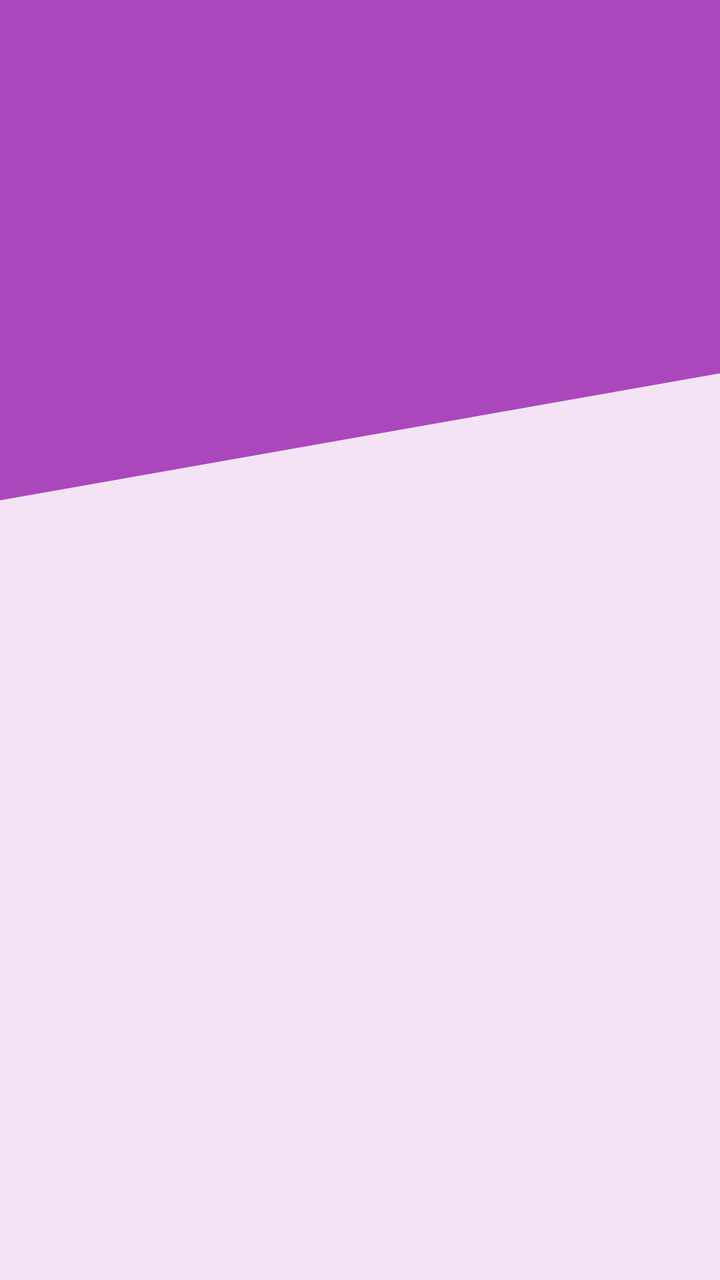
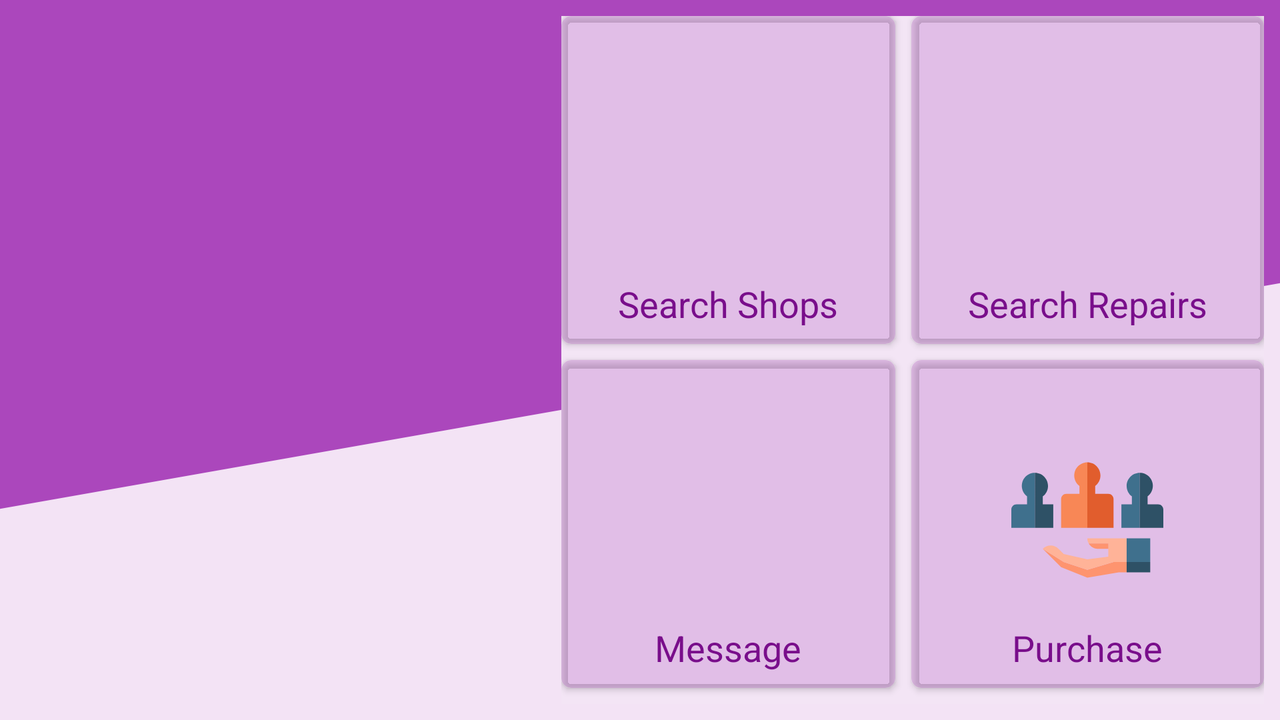

The same Android screen from two of the app's own layout files: first res/layout/ as a phone draws it, then the repository's variant for another configuration, drawn on a device whose configuration selects that folder. Both files follow.
<!-- AndroidManifest.xml: application theme AppTheme -->
<!-- res/layout/content_home.xml -->
<?xml version="1.0" encoding="utf-8"?>
<android.support.design.widget.CoordinatorLayout xmlns:android="http://schemas.android.com/apk/res/android"
    xmlns:app="http://schemas.android.com/apk/res-auto"
    xmlns:tools="http://schemas.android.com/tools"
    android:layout_width="match_parent"
    android:layout_height="match_parent"
    android:orientation="vertical"
    android:id="@+id/contenr_home_root_view"
    tools:context=".Activities.HomeActivity"
    app:layout_behavior="@string/appbar_scrolling_view_behavior"
    android:fitsSystemWindows="true"
    android:background="@drawable/app_background"
    tools:showIn="@layout/app_bar_home">

    <android.support.v4.widget.NestedScrollView
        android:layout_width="match_parent"
        app:layout_behavior="@string/appbar_scrolling_view_behavior"
        android:fitsSystemWindows="true"
        android:layout_height="match_parent">
        <LinearLayout
            android:layout_width="match_parent"
            android:layout_height="match_parent"
            android:orientation="vertical" >

            <RelativeLayout
                android:layout_width="match_parent"
                android:layout_height="wrap_content">

                <android.support.v4.view.ViewPager
                    android:id="@+id/sliding_image_view_pager"
                    android:layout_width="match_parent"
                    android:layout_height="240dp"
                    android:layout_marginEnd="8dp"
                    android:layout_marginLeft="8dp"
                    android:layout_marginRight="8dp"
                    android:layout_marginStart="8dp"
                    android:layout_marginTop="8dp"
                    android:minHeight="250dp">

                </android.support.v4.view.ViewPager>

                <me.relex.circleindicator.CircleIndicator
                    android:id="@+id/sliding_indicator"
                    android:layout_width="wrap_content"
                    android:layout_height="wrap_content"
                    android:layout_alignParentRight="true"
                    android:layout_marginLeft="9dp"
                    android:layout_marginStart="9dp"
                    android:layout_toEndOf="@id/sliding_image_view_pager"
                    android:layout_toRightOf="@id/sliding_image_view_pager"
                    android:padding="10dp" />

            </RelativeLayout>
            
            
            
            

            

            <GridLayout
                android:layout_width="match_parent"
                android:layout_height="300dp"
                android:layout_margin="8dp"
                android:background="#f3e5f5"
                android:columnCount="2"
                android:rowCount="2">

                <android.support.v7.widget.CardView android:layout_rowWeight="1"
                    android:layout_columnWeight="1"
                    android:id="@+id/home_find_phone_shop"
                    style="@style/HomeGridRowTop">

                    <ImageView
                        style="@style/HomeActivityIcons"
                        android:src="@drawable/ic_store" />

                    <TextView
                        android:layout_width="wrap_content"
                        android:layout_height="wrap_content"
                        style="@style/HomeCardViewTextStyle"
                        android:layout_gravity="bottom|center"
                        android:text="@string/button_search_shops"
                        android:padding="8dp"/>

                </android.support.v7.widget.CardView>

                <android.support.v7.widget.CardView
                    style="@style/HomeGridRowTop"
                    android:id="@+id/home_find_repair_shop"
                    android:layout_marginLeft="8dp"
                    android:layout_marginStart="8dp"
                    android:layout_rowWeight="1"
                    android:layout_columnWeight="1">
                    <ImageView
                        style="@style/HomeActivityIcons"
                        android:src="@drawable/ic_tools_icon" />

                    <TextView
                        style="@style/HomeCardViewTextStyle"
                        android:layout_width="wrap_content"
                        android:layout_height="wrap_content"
                        android:layout_gravity="bottom|center"
                        android:padding="8dp"
                        android:text="@string/button_search_repairs"/>
                </android.support.v7.widget.CardView>

                <android.support.v7.widget.CardView
                    style="@style/HomeGridRowBottom"
                    android:id="@+id/home_message_card_view"
                    android:layout_rowWeight="1"
                    android:layout_columnWeight="1">
                    <ImageView
                        style="@style/HomeActivityIcons"
                        android:src="@drawable/ic_message_icon"/>

                    <TextView
                        style="@style/HomeCardViewTextStyle"
                        android:layout_width="wrap_content"
                        android:padding="8dp"
                        android:layout_height="wrap_content"
                        android:layout_gravity="bottom|center"
                        android:text="@string/button_message"/>
                </android.support.v7.widget.CardView>

                <android.support.v7.widget.CardView
                    style="@style/HomeGridRowBottom"
                    android:layout_marginLeft="8dp"
                    android:layout_marginStart="8dp"
                    android:layout_rowWeight="1"
                    android:id="@+id/customers"
                    android:layout_columnWeight="1">

                    <ImageView
                        style="@style/HomeActivityIcons"
                        android:src="@drawable/ic_customer" />
                    <TextView
                        style="@style/HomeCardViewTextStyle"
                        android:layout_width="wrap_content"
                        android:layout_height="wrap_content"
                        android:layout_gravity="bottom|center"
                        android:padding="8dp"
                        android:text="@string/button_purchase"/>
                    </android.support.v7.widget.CardView>

            </GridLayout>

        </LinearLayout>
    </android.support.v4.widget.NestedScrollView>
</android.support.design.widget.CoordinatorLayout>
<!-- res/layout/app_bar_home.xml (included above) -->
<?xml version="1.0" encoding="utf-8"?>
<android.support.design.widget.CoordinatorLayout xmlns:android="http://schemas.android.com/apk/res/android"
    xmlns:app="http://schemas.android.com/apk/res-auto"
    xmlns:tools="http://schemas.android.com/tools"
    android:layout_width="match_parent"
    android:layout_height="match_parent"
    tools:context=".Activities.HomeActivity">

    <android.support.design.widget.AppBarLayout
        android:layout_width="match_parent"
        android:layout_height="wrap_content"
        app:layout_behavior="@string/appbar_scrolling_view_behavior"
        android:fitsSystemWindows="true"
        android:theme="@style/AppTheme.AppBarOverlay">

        <android.support.v7.widget.Toolbar
            android:id="@+id/toolbar"
            android:layout_width="match_parent"
            android:layout_height="?android:attr/actionBarSize"
            android:background="@color/colorPrimary"
            app:popupTheme="@style/AppTheme.PopupOverlay"
            android:fitsSystemWindows="true" />

    </android.support.design.widget.AppBarLayout>

    <include layout="@layout/content_home"
        android:background="@drawable/app_background" />

    <android.support.design.widget.FloatingActionButton
        android:id="@+id/fab"
        android:layout_width="wrap_content"
        android:layout_height="wrap_content"
        android:layout_gravity="bottom|end"
        app:fabSize="normal"
        android:visibility="gone"
        android:layout_margin="@dimen/fab_margin"
        app:srcCompat="@drawable/ic_search_icon" />

</android.support.design.widget.CoordinatorLayout>
<!-- resources referenced by this layout -->
<resources>
  <color name="colorPrimary">#ab47bc</color>
  <dimen name="fab_margin">16dp</dimen>
  <!-- drawable app_background (drawable) -->
  <?xml version="1.0" encoding="utf-8"?>
  <layer-list xmlns:android="http://schemas.android.com/apk/res/android">
      <item android:drawable="@color/colorPrimary" />
  
      <item android:top="@dimen/app_background_upper_slash_height"
          android:bottom="@dimen/negative_app_background_upper_slash_height"
          android:left="0dp"
          android:right="@dimen/negative_app_background_upper_slash_height">
          <rotate
              android:fromDegrees="-10"
              android:pivotX="0%"
              android:pivotY="100%">
              <shape
                  android:shape="rectangle">
                  <solid android:color="@color/colorAppBottomColor" />
              </shape>
          </rotate>
      </item>
  </layer-list>
  <!-- drawable ic_customer: vector/xml drawable (drawable, 2202 chars, omitted) -->
  <!-- drawable ic_search_icon (drawable) -->
  <vector xmlns:android="http://schemas.android.com/apk/res/android"
          android:width="24dp"
          android:height="24dp"
          android:viewportWidth="24.0"
          android:viewportHeight="24.0">
      <path
          android:fillColor="#FFffff00"
          android:pathData="M15.5,14h-0.79l-0.28,-0.27C15.41,12.59 16,11.11 16,9.5 16,5.91 13.09,3 9.5,3S3,5.91 3,9.5 5.91,16 9.5,16c1.61,0 3.09,-0.59 4.23,-1.57l0.27,0.28v0.79l5,4.99L20.49,19l-4.99,-5zM9.5,14C7.01,14 5,11.99 5,9.5S7.01,5 9.5,5 14,7.01 14,9.5 11.99,14 9.5,14z"/>
  </vector>
  <string name="button_message">Message</string>
  <string name="button_purchase">Purchase</string>
  <string name="button_search_repairs">Search Repairs</string>
  <string name="button_search_shops">Search Shops</string>
  <style name="AppTheme.AppBarOverlay" parent=" ThemeOverlay.AppCompat.Dark.ActionBar" />
  <style name="AppTheme.PopupOverlay" parent="ThemeOverlay.AppCompat.Light" />
  <style name="HomeActivityIcons">
          <item name="android:layout_width">80dp</item>
          <item name="android:layout_height">80dp</item>
          <item name="android:paddingBottom">4dp</item>
          <item name="android:layout_gravity">center</item>
      </style>
  <style name="HomeCardViewTextStyle">
          <item name="android:textColor">@color/colorPrimaryDark</item>
          <item name="android:textSize">18sp</item>
      </style>
  <style name="HomeGridRowBottom" parent="HomeGridRowTop">
      </style>
  <style name="HomeGridRowTop" parent="CardView">
          <item name="cardBackgroundColor">@color/colorPrimaryTrans</item>
          <item name="cardCornerRadius">5dp</item>
          <item name="android:textColor">@color/colorAccent2</item>
          <item name="android:layout_marginBottom">8dp</item>
      </style>
  <style name="AppTheme" parent="Theme.AppCompat.Light.DarkActionBar">
          
          <item name="colorPrimary">@color/colorPrimary</item>
          <item name="colorPrimaryDark">@color/colorPrimaryDark</item>
          <item name="colorAccent">@color/colorAccent</item>
          <item name="windowActionModeOverlay">true</item>
          
          <item name="actionModeBackground">@color/colorAccent</item>
      </style>
  <dimen name="app_background_upper_slash_height">260dp</dimen>
  <dimen name="negative_app_background_upper_slash_height">-260dp</dimen>
  <color name="colorAppBottomColor">#f3e3f5</color>
  <color name="colorPrimaryDark">#790e8b</color>
  <color name="colorPrimaryTrans">#40ab47bc</color>
  <color name="colorAccent2">#ffff00</color>
  <color name="colorAccent">#ff4081</color>
</resources>
<!-- res/layout-land/content_home.xml (the repository's variant of the layout above) -->
<!-- drawn on the phone turned sideways -->
<?xml version="1.0" encoding="utf-8"?>
<android.support.design.widget.CoordinatorLayout xmlns:android="http://schemas.android.com/apk/res/android"
    xmlns:app="http://schemas.android.com/apk/res-auto"
    xmlns:tools="http://schemas.android.com/tools"
    android:id="@+id/contenr_home_root_view"
    android:layout_width="match_parent"
    android:layout_height="match_parent"
    android:background="@drawable/app_background"
    android:fitsSystemWindows="true"
    app:layout_behavior="@string/appbar_scrolling_view_behavior"
    tools:context=".Activities.HomeActivity"
    tools:showIn="@layout/app_bar_home">

    <FrameLayout
        android:layout_width="match_parent"
        android:layout_height="match_parent"
        android:fitsSystemWindows="true"
        app:layout_behavior="@string/appbar_scrolling_view_behavior">

        <LinearLayout
            android:layout_width="match_parent"
            android:layout_height="match_parent"
            android:orientation="horizontal">

            <RelativeLayout
                android:layout_width="0dp"
                android:layout_height="match_parent"
                android:layout_weight="0.8">

                <android.support.v4.view.ViewPager
                    android:id="@+id/sliding_image_view_pager"
                    android:layout_width="match_parent"
                    android:layout_height="match_parent"
                    android:layout_marginStart="8dp"
                    android:layout_marginBottom="8dp"
                    android:layout_marginTop="8dp">

                </android.support.v4.view.ViewPager>

                <me.relex.circleindicator.CircleIndicator
                    android:id="@+id/sliding_indicator"
                    android:layout_width="wrap_content"
                    android:layout_height="wrap_content"
                    android:visibility="gone"
                    android:layout_alignParentRight="true"
                    android:layout_marginLeft="9dp"
                    android:layout_marginStart="9dp"
                    android:layout_toEndOf="@id/sliding_image_view_pager"
                    android:layout_toRightOf="@id/sliding_image_view_pager"
                    android:padding="10dp" />

            </RelativeLayout>
            
            
            
            

            

            <GridLayout
                android:layout_width="0dp"
                android:layout_height="match_parent"
                android:layout_marginBottom="8dp"
                android:layout_marginEnd="8dp"
                android:layout_marginTop="8dp"
                android:layout_weight="1"
                android:background="#f3e5f5"
                android:columnCount="2"
                android:rowCount="2">

                <android.support.v7.widget.CardView
                    android:id="@+id/home_find_phone_shop"
                    style="@style/HomeGridRowTop"
                    android:layout_columnWeight="1"
                    android:layout_rowWeight="1">

                    <ImageView
                        style="@style/HomeActivityIcons"
                        android:src="@drawable/ic_store" />

                    <TextView
                        style="@style/HomeCardViewTextStyle"
                        android:layout_width="wrap_content"
                        android:layout_height="wrap_content"
                        android:layout_gravity="bottom|center"
                        android:padding="8dp"
                        android:text="@string/button_search_shops" />

                </android.support.v7.widget.CardView>

                <android.support.v7.widget.CardView
                    android:id="@+id/home_find_repair_shop"
                    style="@style/HomeGridRowTop"
                    android:layout_columnWeight="1"
                    android:layout_marginLeft="8dp"
                    android:layout_marginStart="8dp"
                    android:layout_rowWeight="1">

                    <ImageView
                        style="@style/HomeActivityIcons"
                        android:src="@drawable/ic_tools_icon" />

                    <TextView
                        style="@style/HomeCardViewTextStyle"
                        android:layout_width="wrap_content"
                        android:layout_height="wrap_content"
                        android:layout_gravity="bottom|center"
                        android:padding="8dp"
                        android:text="@string/button_search_repairs" />
                </android.support.v7.widget.CardView>

                <android.support.v7.widget.CardView
                    android:id="@+id/home_message_card_view"
                    style="@style/HomeGridRowBottom"
                    android:layout_columnWeight="1"
                    android:layout_rowWeight="1">

                    <ImageView
                        style="@style/HomeActivityIcons"
                        android:src="@drawable/ic_message_icon" />

                    <TextView
                        style="@style/HomeCardViewTextStyle"
                        android:layout_width="wrap_content"
                        android:layout_height="wrap_content"
                        android:layout_gravity="bottom|center"
                        android:padding="8dp"
                        android:text="@string/button_message" />
                </android.support.v7.widget.CardView>

                <android.support.v7.widget.CardView
                    android:id="@+id/customers"
                    style="@style/HomeGridRowBottom"
                    android:layout_columnWeight="1"
                    android:layout_marginLeft="8dp"
                    android:layout_marginStart="8dp"
                    android:layout_rowWeight="1">

                    <ImageView
                        style="@style/HomeActivityIcons"
                        android:src="@drawable/ic_customer" />

                    <TextView
                        style="@style/HomeCardViewTextStyle"
                        android:layout_width="wrap_content"
                        android:layout_height="wrap_content"
                        android:layout_gravity="bottom|center"
                        android:padding="8dp"
                        android:text="@string/button_purchase" />
                </android.support.v7.widget.CardView>

            </GridLayout>

        </LinearLayout>
    </FrameLayout>
</android.support.design.widget.CoordinatorLayout>
<!-- res/layout/content_home.xml (included above) -->
<?xml version="1.0" encoding="utf-8"?>
<android.support.design.widget.CoordinatorLayout xmlns:android="http://schemas.android.com/apk/res/android"
    xmlns:app="http://schemas.android.com/apk/res-auto"
    xmlns:tools="http://schemas.android.com/tools"
    android:layout_width="match_parent"
    android:layout_height="match_parent"
    android:orientation="vertical"
    android:id="@+id/contenr_home_root_view"
    tools:context=".Activities.HomeActivity"
    app:layout_behavior="@string/appbar_scrolling_view_behavior"
    android:fitsSystemWindows="true"
    android:background="@drawable/app_background"
    tools:showIn="@layout/app_bar_home">

    <android.support.v4.widget.NestedScrollView
        android:layout_width="match_parent"
        app:layout_behavior="@string/appbar_scrolling_view_behavior"
        android:fitsSystemWindows="true"
        android:layout_height="match_parent">
        <LinearLayout
            android:layout_width="match_parent"
            android:layout_height="match_parent"
            android:orientation="vertical" >

            <RelativeLayout
                android:layout_width="match_parent"
                android:layout_height="wrap_content">

                <android.support.v4.view.ViewPager
                    android:id="@+id/sliding_image_view_pager"
                    android:layout_width="match_parent"
                    android:layout_height="240dp"
                    android:layout_marginEnd="8dp"
                    android:layout_marginLeft="8dp"
                    android:layout_marginRight="8dp"
                    android:layout_marginStart="8dp"
                    android:layout_marginTop="8dp"
                    android:minHeight="250dp">

                </android.support.v4.view.ViewPager>

                <me.relex.circleindicator.CircleIndicator
                    android:id="@+id/sliding_indicator"
                    android:layout_width="wrap_content"
                    android:layout_height="wrap_content"
                    android:layout_alignParentRight="true"
                    android:layout_marginLeft="9dp"
                    android:layout_marginStart="9dp"
                    android:layout_toEndOf="@id/sliding_image_view_pager"
                    android:layout_toRightOf="@id/sliding_image_view_pager"
                    android:padding="10dp" />

            </RelativeLayout>
            
            
            
            

            

            <GridLayout
                android:layout_width="match_parent"
                android:layout_height="300dp"
                android:layout_margin="8dp"
                android:background="#f3e5f5"
                android:columnCount="2"
                android:rowCount="2">

                <android.support.v7.widget.CardView android:layout_rowWeight="1"
                    android:layout_columnWeight="1"
                    android:id="@+id/home_find_phone_shop"
                    style="@style/HomeGridRowTop">

                    <ImageView
                        style="@style/HomeActivityIcons"
                        android:src="@drawable/ic_store" />

                    <TextView
                        android:layout_width="wrap_content"
                        android:layout_height="wrap_content"
                        style="@style/HomeCardViewTextStyle"
                        android:layout_gravity="bottom|center"
                        android:text="@string/button_search_shops"
                        android:padding="8dp"/>

                </android.support.v7.widget.CardView>

                <android.support.v7.widget.CardView
                    style="@style/HomeGridRowTop"
                    android:id="@+id/home_find_repair_shop"
                    android:layout_marginLeft="8dp"
                    android:layout_marginStart="8dp"
                    android:layout_rowWeight="1"
                    android:layout_columnWeight="1">
                    <ImageView
                        style="@style/HomeActivityIcons"
                        android:src="@drawable/ic_tools_icon" />

                    <TextView
                        style="@style/HomeCardViewTextStyle"
                        android:layout_width="wrap_content"
                        android:layout_height="wrap_content"
                        android:layout_gravity="bottom|center"
                        android:padding="8dp"
                        android:text="@string/button_search_repairs"/>
                </android.support.v7.widget.CardView>

                <android.support.v7.widget.CardView
                    style="@style/HomeGridRowBottom"
                    android:id="@+id/home_message_card_view"
                    android:layout_rowWeight="1"
                    android:layout_columnWeight="1">
                    <ImageView
                        style="@style/HomeActivityIcons"
                        android:src="@drawable/ic_message_icon"/>

                    <TextView
                        style="@style/HomeCardViewTextStyle"
                        android:layout_width="wrap_content"
                        android:padding="8dp"
                        android:layout_height="wrap_content"
                        android:layout_gravity="bottom|center"
                        android:text="@string/button_message"/>
                </android.support.v7.widget.CardView>

                <android.support.v7.widget.CardView
                    style="@style/HomeGridRowBottom"
                    android:layout_marginLeft="8dp"
                    android:layout_marginStart="8dp"
                    android:layout_rowWeight="1"
                    android:id="@+id/customers"
                    android:layout_columnWeight="1">

                    <ImageView
                        style="@style/HomeActivityIcons"
                        android:src="@drawable/ic_customer" />
                    <TextView
                        style="@style/HomeCardViewTextStyle"
                        android:layout_width="wrap_content"
                        android:layout_height="wrap_content"
                        android:layout_gravity="bottom|center"
                        android:padding="8dp"
                        android:text="@string/button_purchase"/>
                    </android.support.v7.widget.CardView>

            </GridLayout>

        </LinearLayout>
    </android.support.v4.widget.NestedScrollView>
</android.support.design.widget.CoordinatorLayout>
